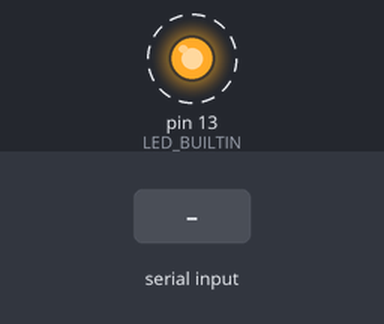
Bench run of a sketch on a simulated Arduino Uno, built with avr-gcc and run on an emulated ATmega328P. Parts: output pins drawn as LEDs (lit = HIGH). Dashed ring = blinking. The inputs (shaded band) are chosen by the test bench. What the sketch prints to the serial monitor is not drawn.

Above: at 1.2 s.
1.3 s: "ping\n" received over Serial
Timing chart, 0 to 10.3 s (numbered marks = the images above; inputs shaded):
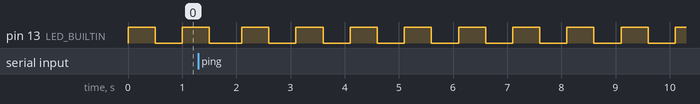

The sketch:

ping.ino
```cpp
/*
  Ping

  Turns an LED on for one second, then off for one second, repeatedly.

  Also prints pong to the serial monitor when ping is received.

  Some boards may interfere with the serial detectability when printing
  so this sketch only prints when ping is received.

*/

// the setup function runs once when you press reset or power the board
void setup() {
  // initialize digital pin LED_BUILTIN as an output.
  pinMode(LED_BUILTIN, OUTPUT);
  Serial.begin(115200);
  Serial.setTimeout(500);
}

// read the serial port for ping, and respond with pong
void pingCheck() {
  if (!Serial.available()) {
    return;
  }
  String input = Serial.readStringUntil('\n');
  input.trim();
  if (input == "ping") {
    delay(100);
    Serial.println("pong {{key}}");
  }
}

// the loop function runs over and over again forever
void loop() {
  digitalWrite(LED_BUILTIN, HIGH);   // turn the LED on (HIGH is the voltage level)
  pingCheck();
  delay(500);                       // wait for half a second
  digitalWrite(LED_BUILTIN, LOW);    // turn the LED off by making the voltage LOW
  pingCheck();
  delay(500);                       // wait for half a second
}
```

Measured:
- by itself, pin 13 (LED_BUILTIN): alternates HIGH for 0.50 s and LOW for 0.50 s
